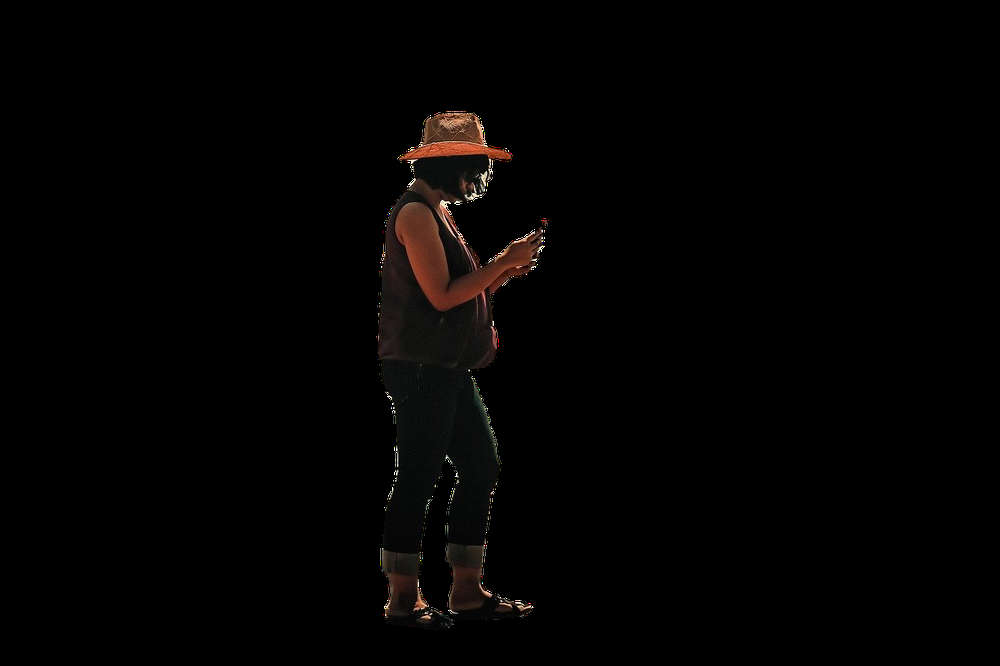
#> input picture dokumentary/Notebooks/result2.png, 1000 x 666 px, shrunk from 1280 x 853 before the run
$ jupyter execute edges_segments.ipynb   (shell and % lines are left out)
#> lines starting #> are read from the running program, lines starting #| are printed output that depends on the picture; after the words box and inside, x2 and y2 are one past the last pixel; in counts of white or black regions, pixels touching at a corner belong together
[cell 1]
import cv2
import numpy as np
from matplotlib import pyplot as plt

image = cv2.imread("result2.png")
#> image is the input picture: shape (666, 1000, 3); mean B, G, R 1.9, 2.3, 3.3
plt.imshow(image)
plt.show()

[cell 2]
CANNY_THRESH_1 = 200
CANNY_THRESH_2 = 250
MASK_COLOR = (0.0,0.0,1.0) # In BGR format

size = (6, 6)
shape = cv2.MORPH_RECT
#kernel = cv2.getStructuringElement(shape, size)
kernel = np.ones((3, 3), np.uint8)
kernel1 = np.ones((4, 4), np.uint8)
kernel2 = np.ones((3, 3), np.uint8)

[cell 3]
# Color Space Conversion Codes
gray = cv2.cvtColor(image,cv2.COLOR_BGR2GRAY)

#-- Edge detection -------------------------------------------------------------------
# Edge Detection Algorithm
edges = cv2.Canny(gray, CANNY_THRESH_1, CANNY_THRESH_2)
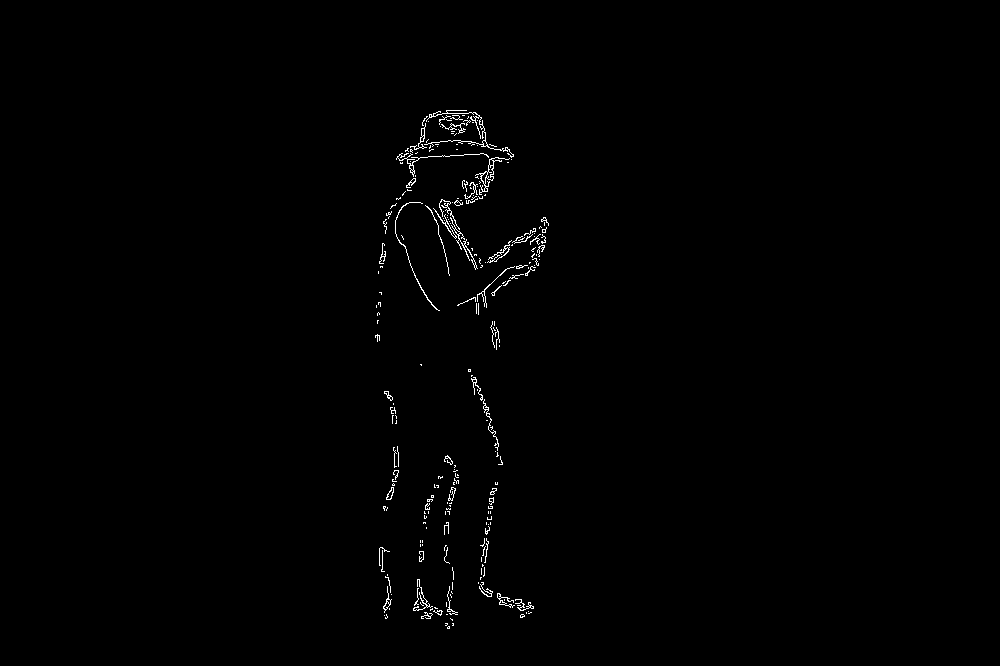
#> edges: shape (666, 1000); 0.63% white in thin lines or dots, all inside (x1, y1, x2, y2) = (375, 110, 549, 629)
plt.imshow(edges)
plt.show()
# enlarges the area of the object, highlighting features (existing image is taken)
edges = cv2.dilate(edges, kernel1)
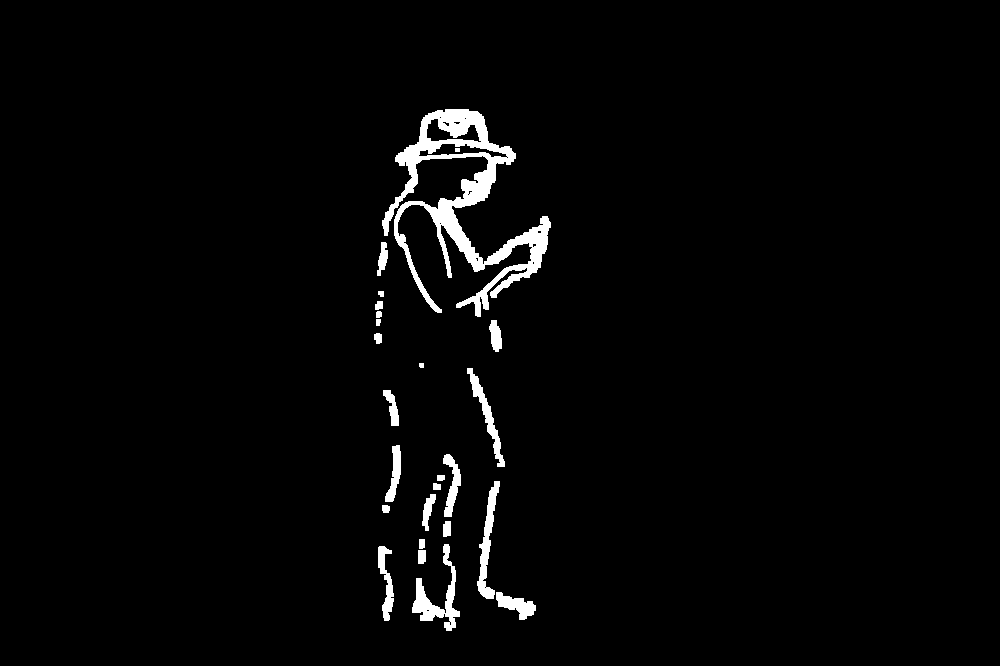
#> edges: shape (666, 1000); 2.4% white; 25 white regions, largest, box (x1, y1, x2, y2) and area: (382, 109, 551, 317) 9014, (412, 544, 460, 631) 1261, (477, 481, 500, 599) 971
plt.imshow(edges)
plt.show()
# Erode the boundaries of the foreground object
# Used to diminish the characteristics of an image.
edges = cv2.erode(edges, kernel)
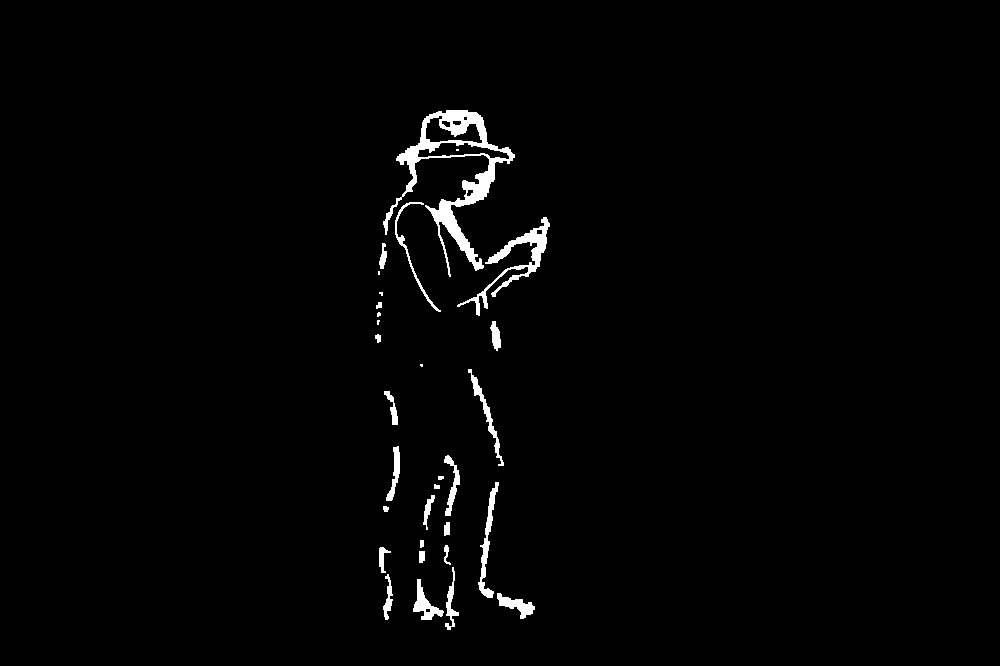
#> edges: shape (666, 1000); 1.6% white; 31 white regions (6 under 20 px), largest, box (x1, y1, x2, y2) and area: (383, 110, 515, 277) 4321, (457, 217, 550, 316) 1471, (478, 482, 499, 598) 647

plt.imshow(edges)
plt.show()

[cell 4]
# Assignment of pixel values in relation to the provided threshold
_, binary = cv2.threshold(gray, 100, 255, cv2.THRESH_BINARY)
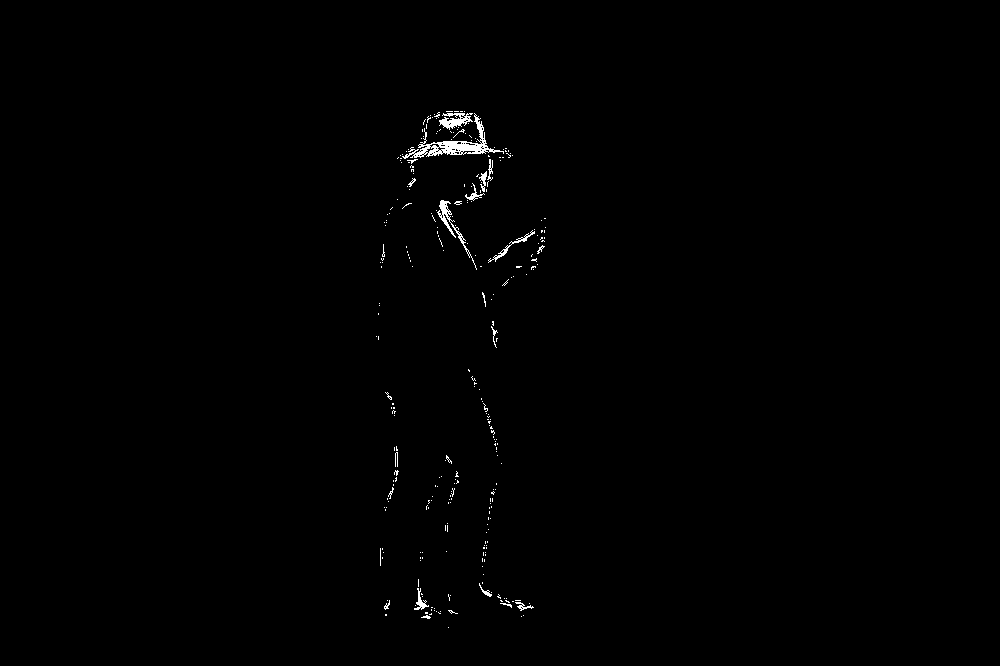
#> binary: shape (666, 1000); 0.49% white in thin lines or dots, all inside (x1, y1, x2, y2) = (376, 111, 546, 628)

contours, hierarchy = cv2.findContours(
    edges, cv2.RETR_EXTERNAL, cv2.CHAIN_APPROX_SIMPLE
)
#> contours = 30 contours, 8 with area under 20; largest, box (x1, y1, x2, y2) and area: (383, 110, 515, 277) 5390, (457, 217, 550, 316) 1214, (478, 482, 499, 598) 516, (413, 579, 444, 620) 418, (468, 369, 504, 466) 370

# show on screen (optional in jupiter)
contours

drawing = np.zeros((gray.shape[0], gray.shape[1], 3), dtype=np.uint8)
CountersImg = cv2.drawContours(drawing, contours, -1, (255, 255, 0), 3)
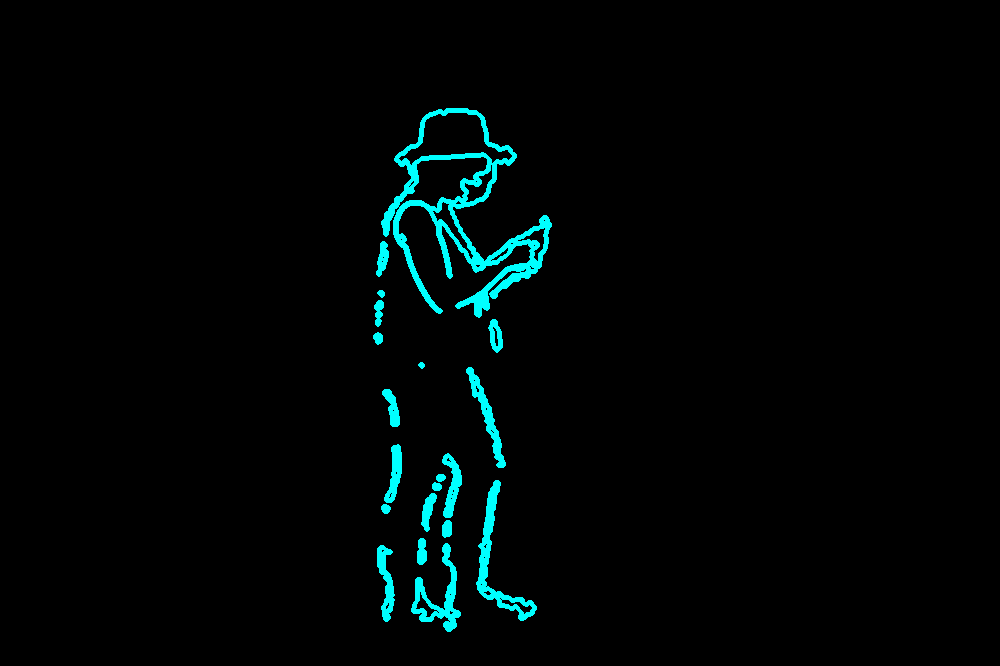
#> CountersImg: shape (666, 1000, 3); mean of channels 0, 1, 2 5.9, 5.9, 0; drawn as B, G, R

# show on screen (optional in jupiter)
plt.imshow(CountersImg)
plt.show()

# save to disk
cv2.imwrite('picture.png', CountersImg)
#> Out = True

[cell 5]
# Stack arrays in the depth sequence (along the third axis).
mask_stack = np.dstack([edges]*3)    # Create 3-channel alpha mask

#-- Blend masked img into MASK_COLOR background --------------------------------------
mask_stack  = mask_stack.astype('float32') / 255.0          # Use float matrices,
img         = image.astype('float32') / 255.0                 #  for easy blending

masked = (mask_stack * img) + ((1-mask_stack) * MASK_COLOR) # Blend
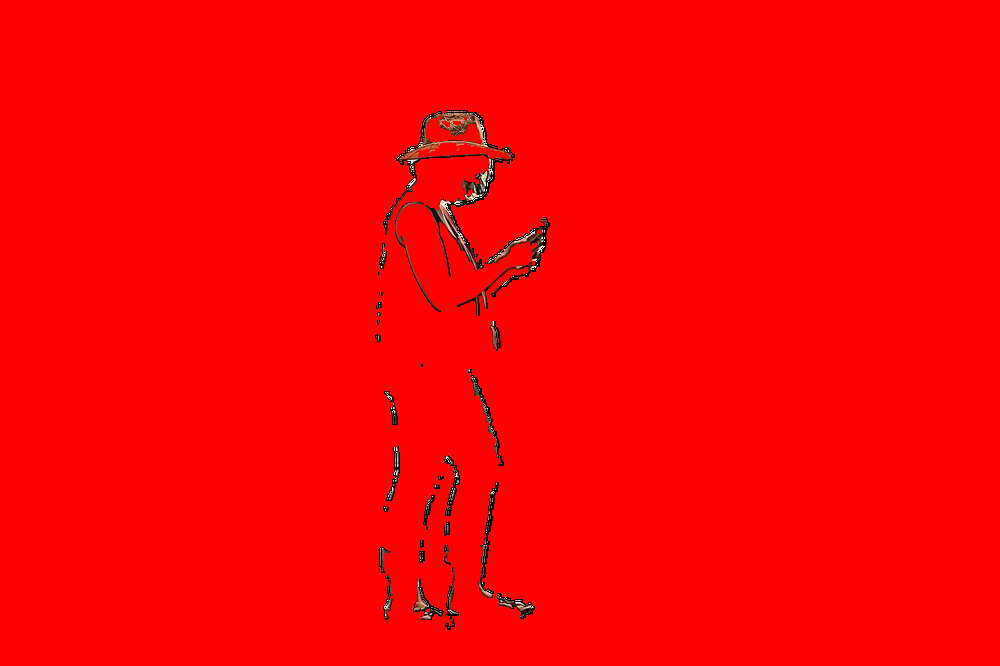
#> masked: shape (666, 1000, 3) float64; mean of channels 0, 1, 2 0.00288, 0.00357, 0.989; drawn as B, G, R
masked = (masked * 255).astype('uint8')                     # Convert back to 8-bit

plt.imshow(masked)
plt.show()# Display

[cell 6]
img = img.astype('float32') / 255.0
# split image into channels
c_red, c_green, c_blue = cv2.split(img)

# merge with mask got on one of a previous steps
img_a = cv2.merge((c_red, c_green, c_blue, edges.astype('float32') / 255.0))
plt.imshow(img_a)
plt.show()
